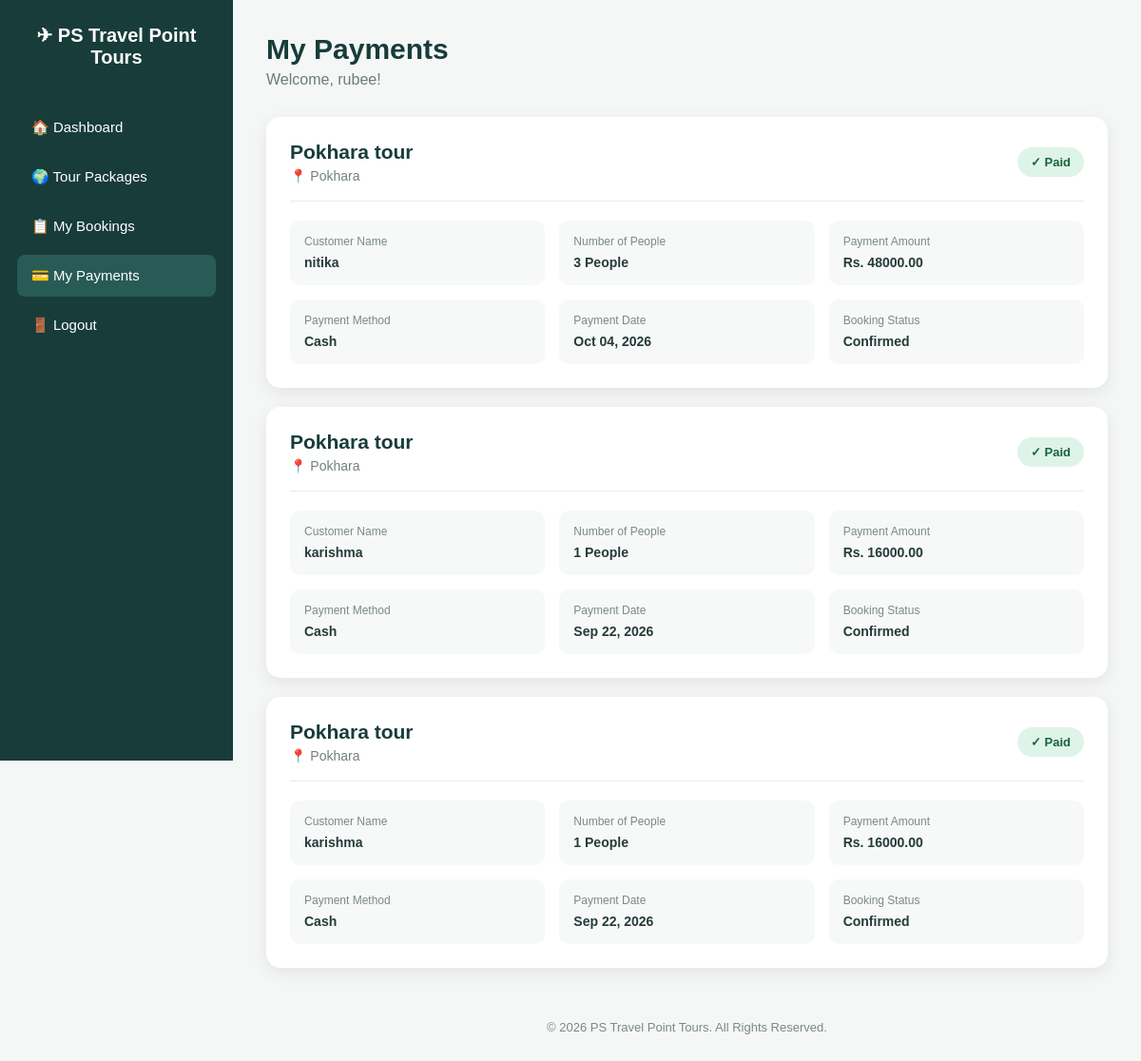
Page /my-payments/ (signed in) on the committed database.
### travel/models.py (models this page shows, shortened)
class Payment(models.Model):
    booking = models.ForeignKey(
        Booking,
        on_delete=models.CASCADE
    )
    amount = models.DecimalField(
        max_digits=10,
        decimal_places=2
    )
    payment_method = models.CharField(
        max_length=50
    )
    payment_date = models.DateField(
        auto_now_add=True
    )
    status = models.CharField(
        max_length=20,
        default='Pending'
    )

class Booking(models.Model):
    user = models.ForeignKey(
        User,
        on_delete=models.CASCADE,
        null=True,
        blank=True
    )
    customer_name = models.CharField(
        max_length=100
    )
    customer_email = models.EmailField()
    tour_package = models.ForeignKey(
        TourPackage,
        on_delete=models.CASCADE
    )
    booking_date = models.DateField(
        auto_now_add=True
    )
    number_of_people = models.IntegerField()
    transportation_upgrade = models.CharField(
        max_length=50,
        default='None'
    )
    transportation_price = models.DecimalField(
        max_digits=10,
        decimal_places=2,
        default=0
    )
    status = models.CharField(
        max_length=20,
        default='Pending'
    )

class TourPackage(models.Model):
    package_name = models.CharField(
        max_length=100
    )
    destination = models.CharField(
        max_length=100
    )
    description = models.TextField()
    itinerary = models.TextField(
        blank=True
    )
    duration = models.CharField(
        max_length=50
    )
    price = models.DecimalField(
        max_digits=10,
        decimal_places=2
    )
    available_seats = models.IntegerField()
    start_date = models.DateField()
    transportation = models.CharField(
        max_length=50,
        default='Tourist Bus'
    )
    accommodation = models.CharField(
        max_length=100,
        blank=True
    )
    meals = models.CharField(
        max_length=100,
        blank=True
    )
    sightseeing = models.TextField(
        blank=True
    )

### travel/views.py (the view)
# urls.py: path('my-payments/', views.my_payments, name='my_payments'),
@login_required
def my_payments(request):
    payments = Payment.objects.filter(
        booking__user=request.user
    ).select_related(
        'booking',
        'booking__tour_package'
    ).order_by(
        '-payment_date'
    )
    return render(
        request,
        'travel/my_payments.html',
        {
            'payments': payments
        }
    )

### travel/templates/travel/my_payments.html (shortened to what this page needs)
<!DOCTYPE html>
<html lang="en">
<head>
</head>
<body>
<div class="sidebar">
    <div class="logo">
        ✈ PS Travel Point Tours
    </div>
    <a href="{% url 'dashboard' %}">
        🏠 Dashboard
    </a>
    <a href="{% url 'packages' %}">
        🌍 Tour Packages
    </a>
    <a href="{% url 'my_bookings' %}">
        📋 My Bookings
    </a>
    <a href="{% url 'my_payments' %}" class="active">
        💳 My Payments
    </a>
    <a href="{% url 'logout' %}">
        🚪 Logout
    </a>
</div>
<div class="main">
    <div class="top-section">
        <h1>
            My Payments
        </h1>
        <p class="welcome">
            Welcome, {{ request.user.username }}!
        </p>
    </div>
    {% if payments %}
        {% for payment in payments %}
            <div class="payment-card">
                <div class="payment-header">
                    <div class="package-info">
                        <h2>
                            {{ payment.booking.tour_package.package_name }}
                        </h2>
                        <div class="destination">
                            📍 {{ payment.booking.tour_package.destination }}
                        </div>
                    </div>
                    {% if payment.status == "Paid" %}
                        <span class="status paid">
                            ✓ Paid
                        </span>
                    {% else %}
                        <span class="status pending">
                            ⏳ Pending
                        </span>
                    {% endif %}
                </div>
                <div class="details-grid">
                    <div class="detail-box">
                        <span>
                            Customer Name
                        </span>
                        <strong>
                            {{ payment.booking.customer_name }}
                        </strong>
                    </div>
                    <div class="detail-box">
                        <span>
                            Number of People
                        </span>
                        <strong>
                            {{ payment.booking.number_of_people }}
                            People
                        </strong>
                    </div>
                    <div class="detail-box">
                        <span>
                            Payment Amount
                        </span>
                        <strong>
                            Rs. {{ payment.amount|floatformat:2 }}
                        </strong>
                    </div>
                    <div class="detail-box">
                        <span>
                            Payment Method
                        </span>
                        <strong>
                            {{ payment.payment_method }}
                        </strong>
                    </div>
                    <div class="detail-box">
                        <span>
                            Payment Date
                        </span>
                        <strong>
                            {{ payment.payment_date|date:"M d, Y" }}
                        </strong>
                    </div>
                    <div class="detail-box">
                        <span>
                            Booking Status
                        </span>
                        <strong>
                            {{ payment.booking.status }}
                        </strong>
                    </div>
                </div>
            </div>
        {% endfor %}
    {% endif %}
    <footer>
        © 2026 PS Travel Point Tours. All Rights Reserved.
    </footer>
</div>
</body>
</html>

### travel/templates/travel/my_payments.html (style rules this page uses)
* { margin: 0; padding: 0; box-sizing: border-box; font-family: Arial, sans-serif; }
body { background: #f4f7f6; color: #263b39; }
.sidebar { position: fixed; left: 0; top: 0; width: 245px; height: 100vh; background: #173c3a; color: white; padding: 25px 18px; }
.logo { font-size: 20px; font-weight: bold; margin-bottom: 40px; text-align: center; }
.sidebar a { display: block; color: white; text-decoration: none; padding: 13px 15px; margin-bottom: 8px; border-radius: 8px; font-size: 15px; }
.sidebar a:hover, .sidebar a.active { background: #285b56; }
.main { margin-left: 245px; padding: 35px; }
.top-section { margin-bottom: 30px; }
.top-section h1 { font-size: 30px; color: #173c3a; }
.welcome { color: #6b7d7a; margin-top: 6px; }
.payment-card { background: white; border-radius: 15px; padding: 25px; margin-bottom: 20px; box-shadow: 0 5px 18px rgba(0,0,0,0.08); }
.payment-header { display: flex; justify-content: space-between; align-items: center; border-bottom: 1px solid #e6eceb; padding-bottom: 18px; margin-bottom: 20px; }
.package-info h2 { font-size: 21px; color: #173c3a; }
.destination { color: #70817e; font-size: 14px; margin-top: 5px; }
.details-grid { display: grid; grid-template-columns: repeat(3, 1fr); gap: 15px; }
.detail-box { background: #f7f9f9; border-radius: 10px; padding: 15px; }
.detail-box span { display: block; font-size: 12px; color: #7a8987; margin-bottom: 6px; }
.detail-box strong { font-size: 14px; color: #263b39; }
.status { padding: 8px 14px; border-radius: 20px; font-size: 13px; font-weight: bold; }
.paid { background: #dff4e8; color: #17633d; }
footer { text-align: center; color: #7a8987; font-size: 13px; margin-top: 35px; padding: 20px; }

### rows in the picture
Payment: booking.tour_package.package_name "Pokhara tour", booking.tour_package.destination "Pokhara", status "✓ Paid", booking.customer_name "nitika", booking.number_of_people "3", amount "48000.00", payment_method "Cash", payment_date "Oct 04, 2026", booking.status "Confirmed"
Payment: booking.tour_package.package_name "Pokhara tour", booking.tour_package.destination "Pokhara", status "✓ Paid", booking.customer_name "karishma", booking.number_of_people "1", amount "16000.00", payment_method "Cash", payment_date "Sep 22, 2026", booking.status "Confirmed"
Payment: booking.tour_package.package_name "Pokhara tour", booking.tour_package.destination "Pokhara", status "✓ Paid", booking.customer_name "karishma", booking.number_of_people "1", amount "16000.00", payment_method "Cash", payment_date "Sep 22, 2026", booking.status "Confirmed"

### other values in the picture
{{ request.user.username }} "rubee"
